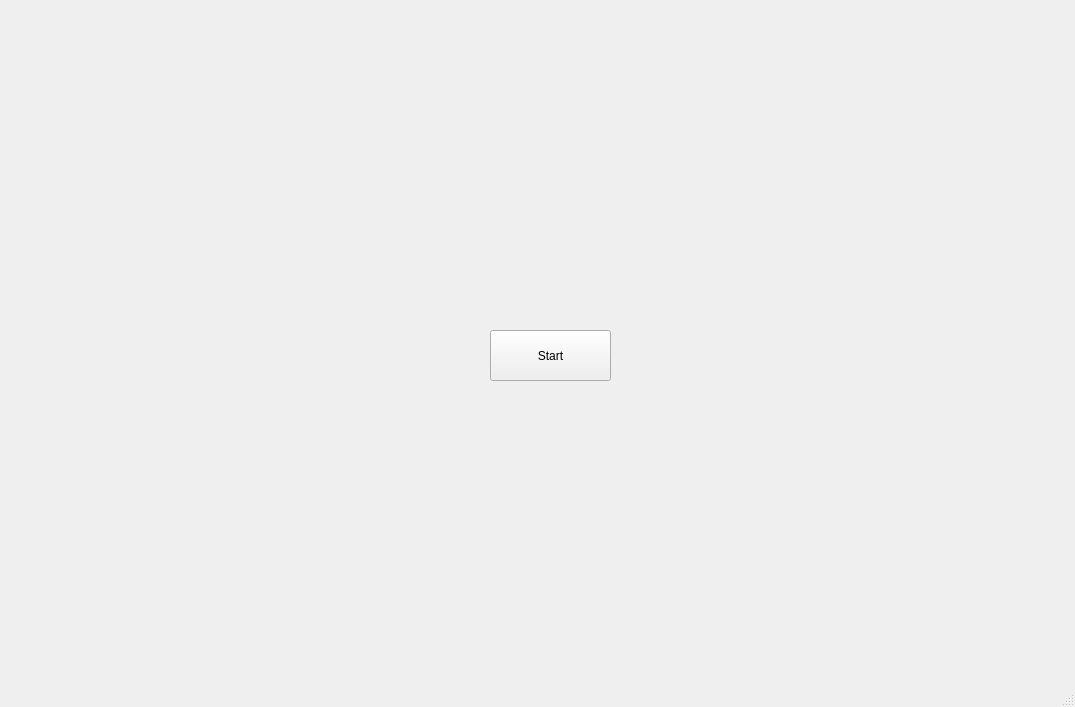
<?xml version="1.0" encoding="UTF-8"?>
<ui version="4.0">
 <class>MainWindow</class>
 <widget class="QMainWindow" name="MainWindow">
  <property name="geometry">
   <rect>
    <x>0</x>
    <y>0</y>
    <width>1075</width>
    <height>707</height>
   </rect>
  </property>
  <property name="windowTitle">
   <string>MainWindow</string>
  </property>
  <property name="styleSheet">
   <string notr="true"/>
  </property>
  <widget class="QWidget" name="centralwidget">
   <property name="styleSheet">
    <string notr="true">#centralwidget{
border-image: url(:/images/matfopoly.png);
}</string>
   </property>
   <widget class="QPushButton" name="pushButton">
    <property name="geometry">
     <rect>
      <x>490</x>
      <y>330</y>
      <width>121</width>
      <height>51</height>
     </rect>
    </property>
    <property name="sizePolicy">
     <sizepolicy hsizetype="Preferred" vsizetype="Preferred">
      <horstretch>0</horstretch>
      <verstretch>0</verstretch>
     </sizepolicy>
    </property>
    <property name="font">
     <font>
      <weight>50</weight>
      <bold>false</bold>
     </font>
    </property>
    <property name="mouseTracking">
     <bool>false</bool>
    </property>
    <property name="tabletTracking">
     <bool>false</bool>
    </property>
    <property name="styleSheet">
     <string notr="true"/>
    </property>
    <property name="text">
     <string>Start</string>
    </property>
   </widget>
  </widget>
  <widget class="QMenuBar" name="menubar">
   <property name="geometry">
    <rect>
     <x>0</x>
     <y>0</y>
     <width>1075</width>
     <height>22</height>
    </rect>
   </property>
  </widget>
  <widget class="QStatusBar" name="statusbar"/>
 </widget>
 <resources/>
 <connections/>
</ui>
